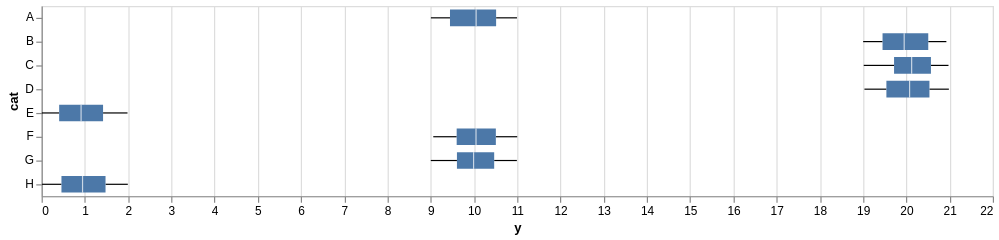

Write notebook code for a chart like this one.
### Code cell
alt.Chart(X_train.join(y_train).sort_values(by="cat")).mark_boxplot().encode(
    alt.X("y:Q").scale(zero=False),
    alt.Y("cat")
).properties(width=800)

### Figure 1 — Vega-Lite specification as saved in the notebook (floating-point values rounded to 4 significant figures; data arrays with more than 128 entries replaced by an {"elided": "..."} marker saying what was removed)
{"config": {"view": {"continuousWidth": 300, "continuousHeight": 300}}, "data": {"name": "data-dfb966fd37fcd6f4a311481ea4bdfc40"}, "mark": {"type": "boxplot"}, "encoding": {"x": {"field": "y", "scale": {"zero": false}, "type": "quantitative"}, "y": {"field": "cat", "type": "nominal"}}, "width": 800, "$schema": "https://vega.github.io/schema/vega-lite/v5.16.3.json", "datasets": {"data-dfb966fd37fcd6f4a311481ea4bdfc40": {"elided": "800 records"}}}
